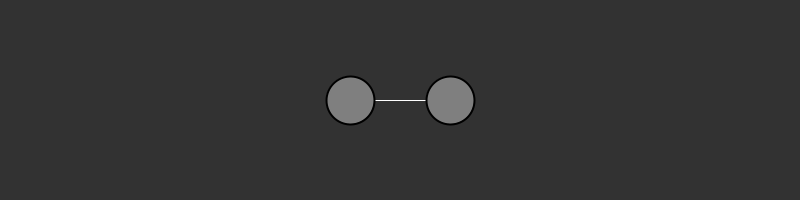
Frame 1 (no input)
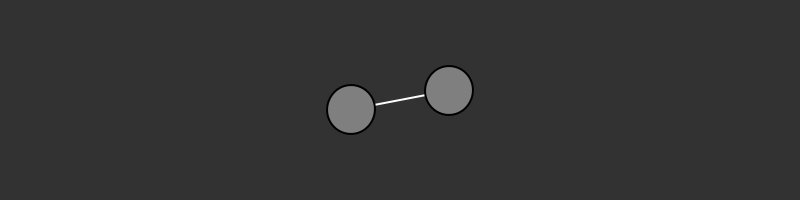
Frame 60 (the mouse pressed at the canvas centre just before this capture)
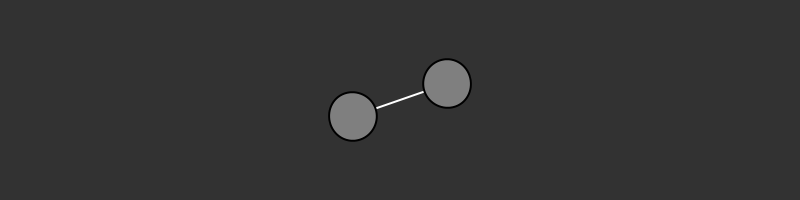
Frame 120 (the mouse held since frame 60 and released just before this capture)

The Processing sketch that drew these frames (run headless with seeded random() and noise(); from frame 60 on, the mouse is pressed at the canvas centre):

// Processing sketch: Ex_3_01_exercise_baton
// ── Ex_3_01_exercise_baton.pde
float angle = 0;			

void setup() {
  size(800, 200);
  smooth();
}

void draw() {
  background(50);

  fill(175);
  stroke(255);
  rectMode(CENTER);
  translate(width/2, height/2);
  rotate(angle);
  line(-50, 0, 50, 0);
  stroke(0);
  strokeWeight(2);
  fill(127);
  ellipse(50, 0, 48, 48);
  ellipse(-50, 0, 48, 48);

  angle += 0.05;
}
